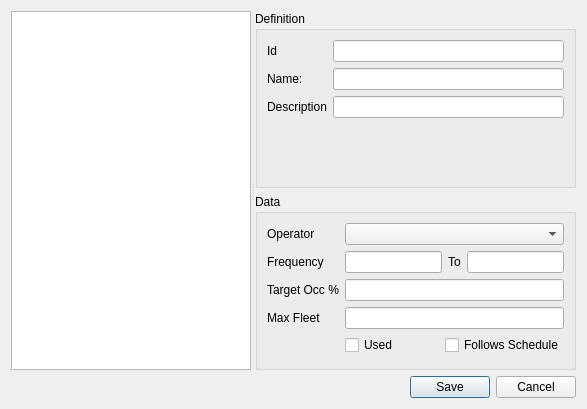
<?xml version="1.0" encoding="UTF-8"?>
<ui version="4.0">
 <class>Dialog</class>
 <widget class="QDialog" name="Dialog">
  <property name="geometry">
   <rect>
    <x>0</x>
    <y>0</y>
    <width>587</width>
    <height>409</height>
   </rect>
  </property>
  <property name="windowTitle">
   <string>Add new route</string>
  </property>
  <layout class="QHBoxLayout" name="horizontalLayout">
   <item>
    <layout class="QVBoxLayout" name="verticalLayout_4">
     <item>
      <widget class="QSplitter" name="splitter">
       <property name="orientation">
        <enum>Qt::Horizontal</enum>
       </property>
       <widget class="QTreeView" name="scenario_tree"/>
       <widget class="QWidget" name="layoutWidget">
        <layout class="QVBoxLayout" name="verticalLayout_3">
         <item>
          <widget class="QGroupBox" name="project">
           <property name="sizePolicy">
            <sizepolicy hsizetype="Expanding" vsizetype="Preferred">
             <horstretch>0</horstretch>
             <verstretch>0</verstretch>
            </sizepolicy>
           </property>
           <property name="title">
            <string>Definition</string>
           </property>
           <layout class="QVBoxLayout" name="verticalLayout">
            <item>
             <layout class="QFormLayout" name="formLayout">
              <item row="0" column="0">
               <widget class="QLabel" name="label_2">
                <property name="text">
                 <string>Id</string>
                </property>
               </widget>
              </item>
              <item row="0" column="1">
               <widget class="QLineEdit" name="id">
                <property name="maxLength">
                 <number>32</number>
                </property>
               </widget>
              </item>
              <item row="1" column="0">
               <widget class="QLabel" name="label_3">
                <property name="text">
                 <string>Name:</string>
                </property>
               </widget>
              </item>
              <item row="1" column="1">
               <widget class="QLineEdit" name="name">
                <property name="maxLength">
                 <number>100</number>
                </property>
               </widget>
              </item>
              <item row="2" column="0">
               <widget class="QLabel" name="label_6">
                <property name="text">
                 <string>Description</string>
                </property>
               </widget>
              </item>
              <item row="2" column="1">
               <widget class="QLineEdit" name="description"/>
              </item>
             </layout>
            </item>
           </layout>
          </widget>
         </item>
         <item>
          <widget class="QGroupBox" name="groupBox">
           <property name="title">
            <string>Data</string>
           </property>
           <layout class="QVBoxLayout" name="verticalLayout_2">
            <item>
             <layout class="QFormLayout" name="formLayout_2">
              <item row="0" column="0">
               <widget class="QLabel" name="label">
                <property name="text">
                 <string>Operator</string>
                </property>
               </widget>
              </item>
              <item row="0" column="1">
               <widget class="QComboBox" name="id_operator"/>
              </item>
              <item row="1" column="0">
               <widget class="QLabel" name="label_5">
                <property name="text">
                 <string>Frequency</string>
                </property>
               </widget>
              </item>
              <item row="1" column="1">
               <layout class="QHBoxLayout" name="horizontalLayout_2">
                <item>
                 <widget class="QLineEdit" name="frequecy_from"/>
                </item>
                <item>
                 <widget class="QLabel" name="label_7">
                  <property name="text">
                   <string>To</string>
                  </property>
                 </widget>
                </item>
                <item>
                 <widget class="QLineEdit" name="frequency_to"/>
                </item>
               </layout>
              </item>
              <item row="2" column="0">
               <widget class="QLabel" name="label_8">
                <property name="text">
                 <string>Target Occ %</string>
                </property>
               </widget>
              </item>
              <item row="2" column="1">
               <widget class="QLineEdit" name="target_occ"/>
              </item>
              <item row="3" column="0">
               <widget class="QLabel" name="targetOccLabel">
                <property name="text">
                 <string>Max Fleet</string>
                </property>
               </widget>
              </item>
              <item row="3" column="1">
               <widget class="QLineEdit" name="max_fleet"/>
              </item>
              <item row="4" column="0">
               <widget class="QLabel" name="label_4">
                <property name="text">
                 <string/>
                </property>
               </widget>
              </item>
              <item row="4" column="1">
               <layout class="QHBoxLayout" name="horizontalLayout_3">
                <item>
                 <widget class="QCheckBox" name="used">
                  <property name="text">
                   <string>Used</string>
                  </property>
                 </widget>
                </item>
                <item>
                 <widget class="QCheckBox" name="follows_schedule">
                  <property name="text">
                   <string>Follows Schedule</string>
                  </property>
                 </widget>
                </item>
               </layout>
              </item>
             </layout>
            </item>
           </layout>
          </widget>
         </item>
        </layout>
       </widget>
      </widget>
     </item>
     <item>
      <widget class="QDialogButtonBox" name="buttonBox">
       <property name="orientation">
        <enum>Qt::Horizontal</enum>
       </property>
       <property name="standardButtons">
        <set>QDialogButtonBox::Cancel|QDialogButtonBox::Save</set>
       </property>
      </widget>
     </item>
    </layout>
   </item>
  </layout>
 </widget>
 <tabstops>
  <tabstop>id</tabstop>
  <tabstop>name</tabstop>
  <tabstop>buttonBox</tabstop>
  <tabstop>scenario_tree</tabstop>
 </tabstops>
 <resources/>
 <connections>
  <connection>
   <sender>buttonBox</sender>
   <signal>rejected()</signal>
   <receiver>Dialog</receiver>
   <slot>reject()</slot>
   <hints>
    <hint type="sourcelabel">
     <x>317</x>
     <y>496</y>
    </hint>
    <hint type="destinationlabel">
     <x>286</x>
     <y>274</y>
    </hint>
   </hints>
  </connection>
 </connections>
</ui>
